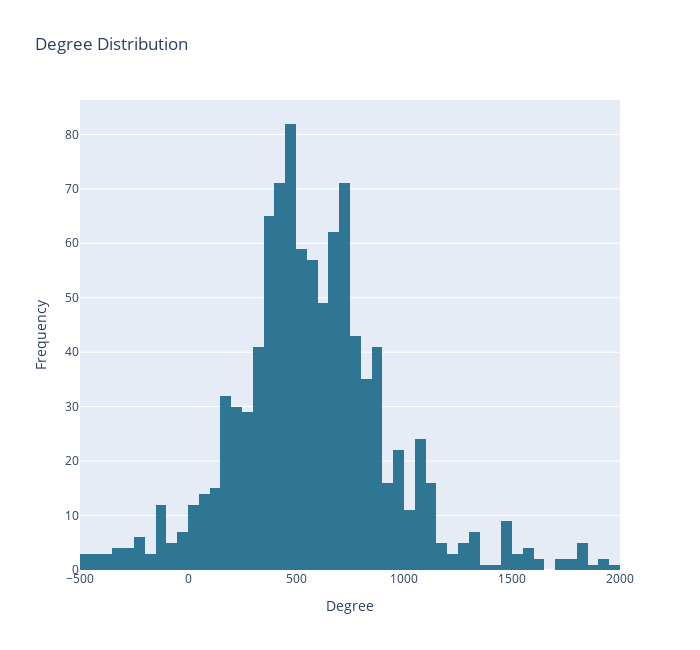

Notebook code for this chart:
### Code cell
network_analysis.plot_degree_distribution(test_G,weighted=True)

### Figure 1 — Plotly figure (JSON) as saved in the notebook; plotly's stock layout.template omitted (floating-point values rounded to 4 significant figures; data arrays with more than 128 entries replaced by an {"elided": "..."} marker saying what was removed)
{"data": [{"marker": {"color": "#1B6A8A"}, "nbinsx": 100, "opacity": 0.9, "type": "histogram", "x": {"elided": "1000 float values"}}], "layout": {"height": 650, "title": {"text": " Degree Distribution"}, "width": 700, "xaxis": {"title": {"text": "Degree"}}, "yaxis": {"title": {"text": "Frequency"}}}}
